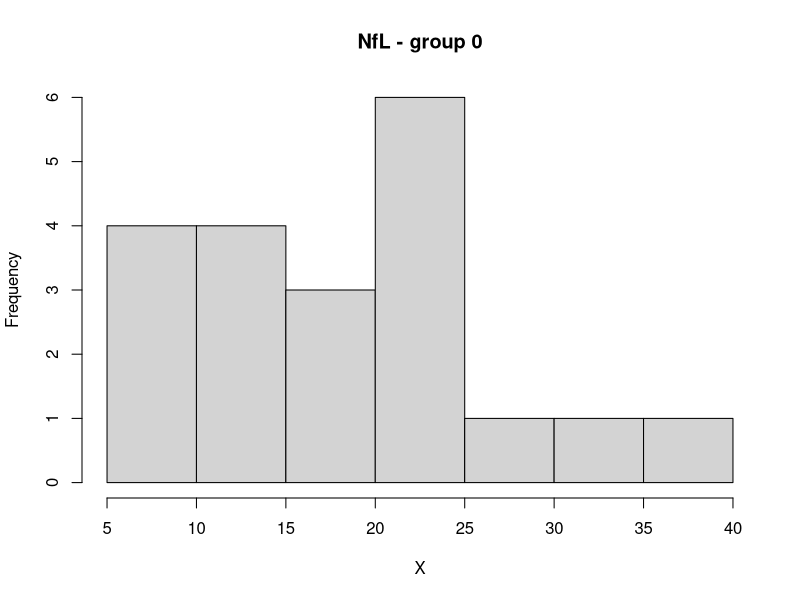
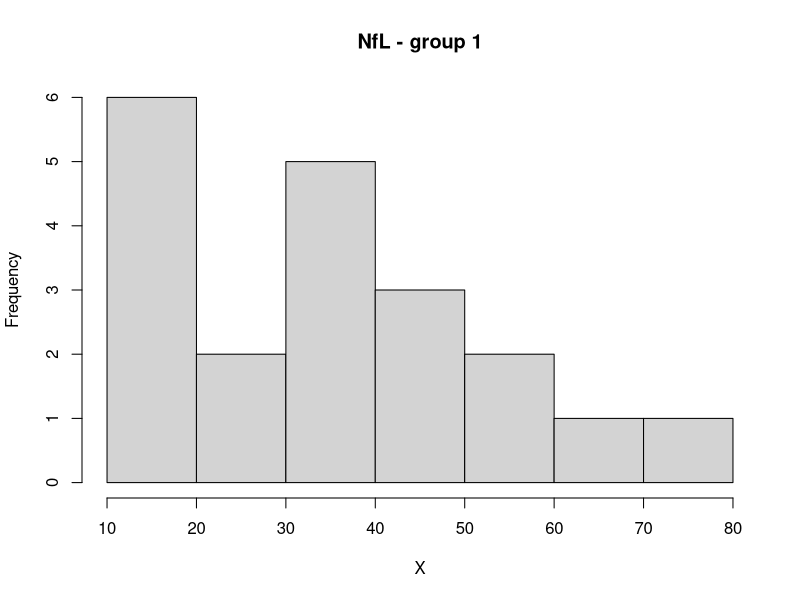
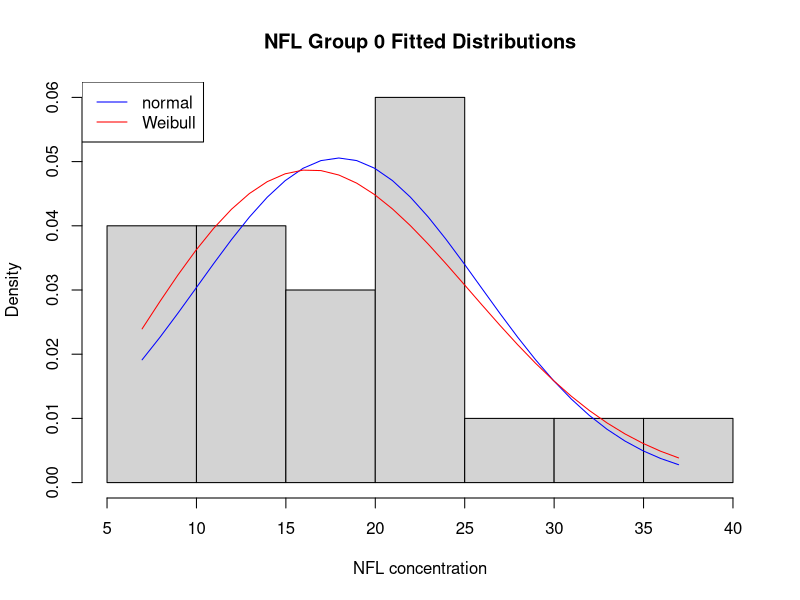
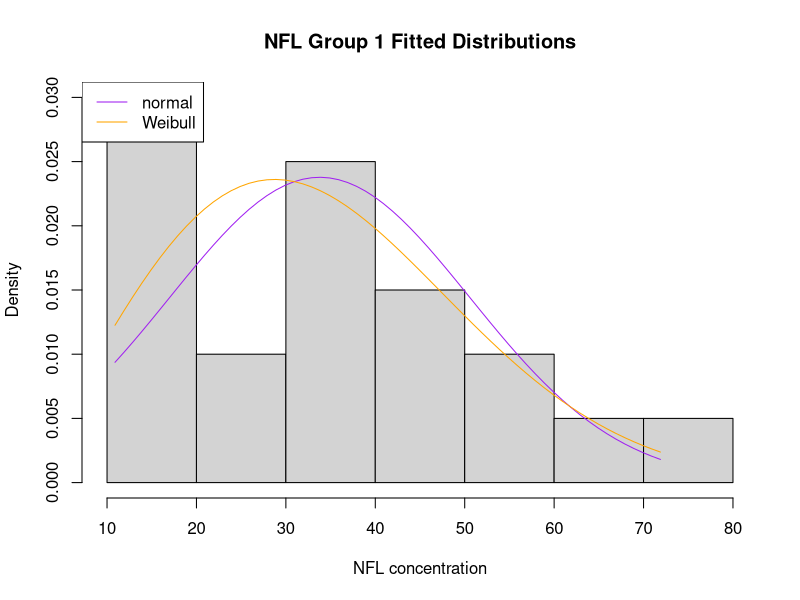
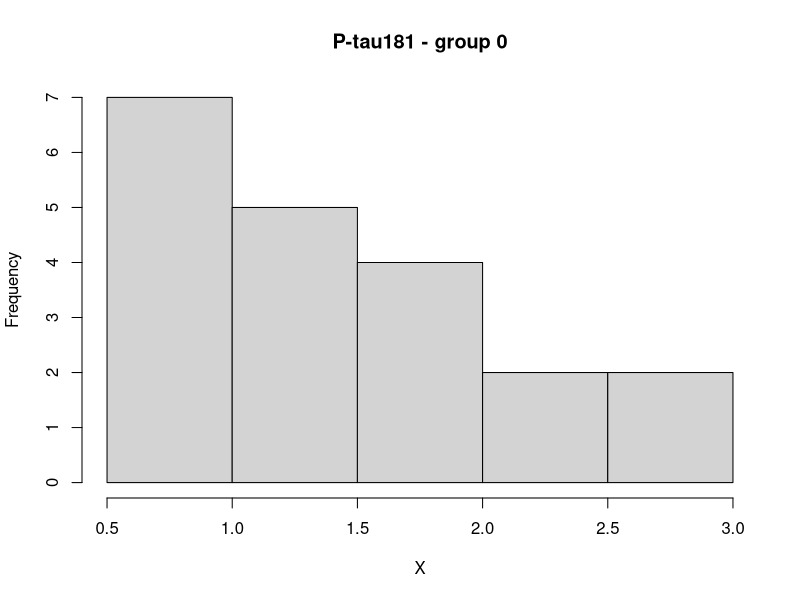
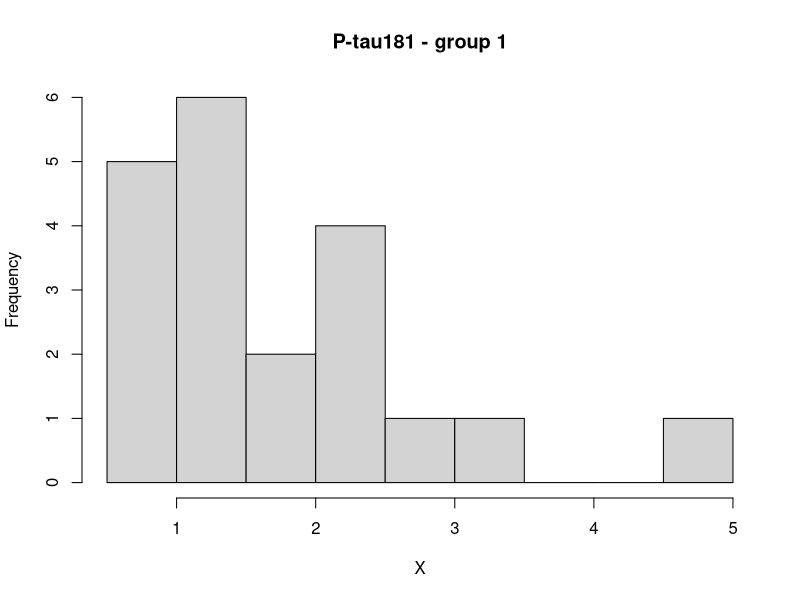
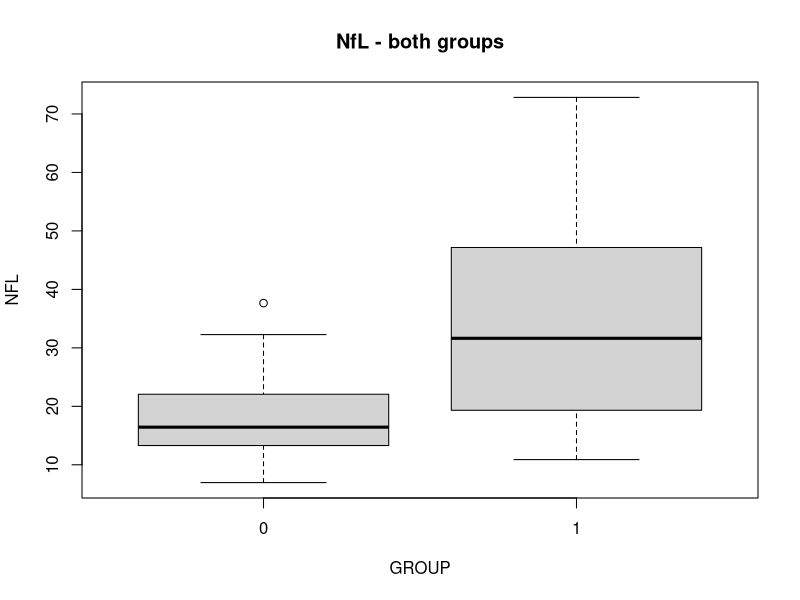
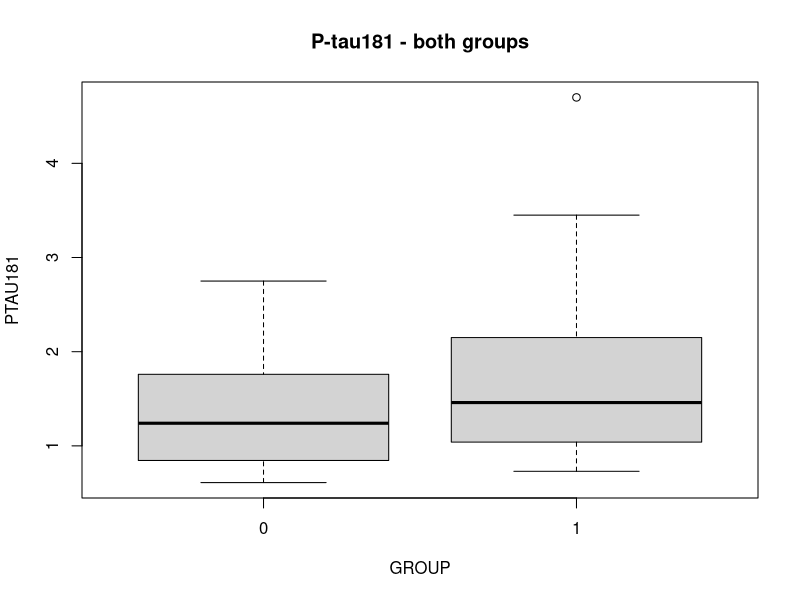

These charts were generated, in order, by the following R code:
# Install packages
install.packages("tidyverse")
install.packages("car")
install.packages("ggplot2")

# Import packages
library(readr)
library(car)
library(dplyr)
library(MASS)
library(tidyverse)
library(ggplot2)

data <- read.csv("data/Data_T1.csv")

# Examine data structure
head(data)
summary(data)


# Visualise data
hist(data$NFL[data$GROUP == 0], main = "NfL - group 0", xlab = "X")
hist(data$NFL[data$GROUP == 1], main = "NfL - group 1", xlab = "X")

# Fit the NFL data to the normal distribution
normal_params_0 <- fitdistr(data$NFL[data$GROUP == 0], "normal")
normal_params_1 <- fitdistr(data$NFL[data$GROUP == 1], "normal")
normal_params_0      # Added for visualisation
normal_params_1      # Added for visualisation

NFL_group_0 = data$NFL[data$GROUP == 0]
NFL_group_1 = data$NFL[data$GROUP == 1]

# Do fitted distributions for group 0 
height_min <- min(NFL_group_0)
height_max <- max(NFL_group_0)
x_pdf <- seq(height_min, height_max, 1)

weibull_params_0 <- fitdistr(NFL_group_0, "weibull")
# Then we sample from the pdfs using the parameter estimates
y_norm <- dnorm(x_pdf,
                mean = normal_params_0$estimate["mean"],
                sd   = normal_params_0$estimate["sd"])

y_weib <- dweibull(x_pdf,
                   shape = weibull_params_0$estimate["shape"],
                   scale = weibull_params_0$estimate["scale"])

# Plot the histogram and lines
hist(NFL_group_0, freq = FALSE, xlab = "NFL concentration", ylab = "Density", main = "NFL Group 0 Fitted Distributions")
lines(x_pdf, y_norm, col="blue")
lines(x_pdf, y_weib, col="red")
legend(x = "topleft", c("normal","Weibull"), col=c("blue","red"), lty = 1, cex = 1)

# Do fitted distributions for group 1 
height_min <- min(NFL_group_1)
height_max <- max(NFL_group_1)
x_pdf <- seq(height_min, height_max, 1)

weibull_params_1 <- fitdistr(NFL_group_1, "weibull")
# Then we sample from the pdfs using the parameter estimates
y_norm <- dnorm(x_pdf, 
                normal_params_1$estimate["mean"], 
                normal_params_1$estimate["sd"])
y_weib <- dweibull(x_pdf, 
                   weibull_params_1$estimate["shape"], 
                   weibull_params_1$estimate["scale"])


# Plot the histogram and lines
hist(NFL_group_1, freq = FALSE, xlab = "NFL concentration", ylab = "Density", main = "NFL Group 1 Fitted Distributions")
lines(x_pdf, y_norm, col="purple")
lines(x_pdf, y_weib, col="orange")
legend(x = "topleft", c("normal","Weibull"), col=c("purple","orange"), lty = 1, cex = 1)



hist(data$PTAU181[data$GROUP == 0], main = "P-tau181 - group 0", xlab = "X")
hist(data$PTAU181[data$GROUP == 1], main = "P-tau181 - group 1", xlab = "X")

#boxplot(data$NFL[data$GROUP == 0], data$NFL[data$GROUP == 1], data = data, main = "NfL - both groups")

boxplot(NFL ~ GROUP, data = data, main = "NfL - both groups")
boxplot(PTAU181 ~ GROUP, data = data, main = "P-tau181 - both groups")

qqPlot(data$NFL[data$GROUP == 0], main = "NfL - group 0")
qqPlot(data$NFL[data$GROUP == 1], main = "NfL - group 1")

qqPlot(data$PTAU181[data$GROUP == 0], main = "NfL - group 0")
qqPlot(data$PTAU181[data$GROUP == 1], main = "NfL - group 1")

# Test for normality
shapiro.test(data$NFL[data$GROUP == 0])
shapiro.test(data$NFL[data$GROUP == 1])
shapiro.test(data$PTAU181[data$GROUP == 0])
shapiro.test(data$PTAU181[data$GROUP == 1])

# T-test for NfL (normal)
var.test(NFL ~ GROUP, data = data)

t.test(NFL ~ GROUP, data = data, var.equal = FALSE)

# Wilcoxon test for P-tau181 (not normal)
wilcox.test(PTAU181 ~ GROUP, data = data)

# Correlation test. Filter only Group 0 (Control participants)
group1 <- subset(data, GROUP == 0)

# Scatter plot with regression line
ggplot(group1, aes(x = NFL, y = PTAU181)) +
  geom_point(color = "red", size = 3) +
  geom_smooth(method = "lm", se = TRUE, color = "black") +
  labs(
    title = "Correlation between NFL and P-tau181 (Group 0: Control)",
    x = "NFL (pg/mL)",
    y = "P-tau181 (pg/mL)"
  ) +
  theme_minimal(base_size = 14)

# Pearson correlation
cor(group1$NFL, group1$PTAU181, method = "pearson")

# Correlation test. Filter only Group 1 (AD participants)
group1 <- subset(data, GROUP == 1)

# Scatter plot with regression line
ggplot(group1, aes(x = NFL, y = PTAU181)) +
  geom_point(color = "red", size = 3) +
  geom_smooth(method = "lm", se = TRUE, color = "black") +
  labs(
    title = "Correlation between NFL and P-tau181 (Group 1: AD)",
    x = "NFL (pg/mL)",
    y = "P-tau181 (pg/mL)"
  ) +
  theme_minimal(base_size = 14)

# Pearson correlation
cor(group1$NFL, group1$PTAU181, method = "pearson")

# Correlation test. Scatter plot for ALL participants (Group 0 + Group 1 together)
ggplot(data, aes(x = NFL, y = PTAU181)) +
  geom_point(color = "blue", size = 3) +
  geom_smooth(method = "lm", se = TRUE, color = "black") +
  labs(
    title = "Correlation between NFL and P-tau181 (All Participants)",
    x = "NFL (pg/mL)",
    y = "P-tau181 (pg/mL)"
  ) +
  theme_minimal(base_size = 14)

# Pearson correlation across all participants
cor(data$NFL, data$PTAU181, method = "pearson")




